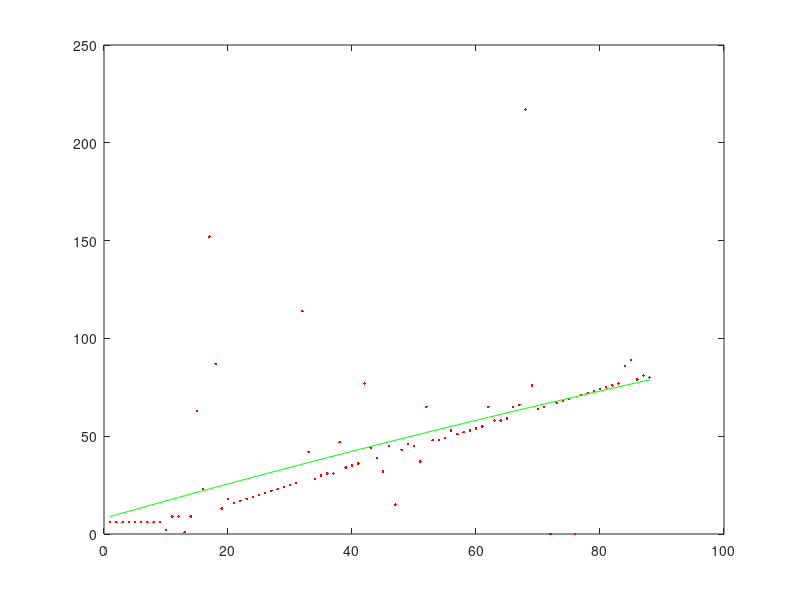

Write MATLAB code to recreate this figure.
%% multi_leastSquart
%%
load data.txt
x = data(:,1);
y = data(:,2);
k = 3;
X = ones(length(x), k);
for i=1:length(x)
    for j=2:k
        X(i,j) = x(i)^(j-1);
    end
end

A = inv(X'*X)*X'*y;
disp(A)
p = polyfit(x,y,2);
plot(x,y,'r.');
hold on
plot(x, polyval(p,x),'g')
